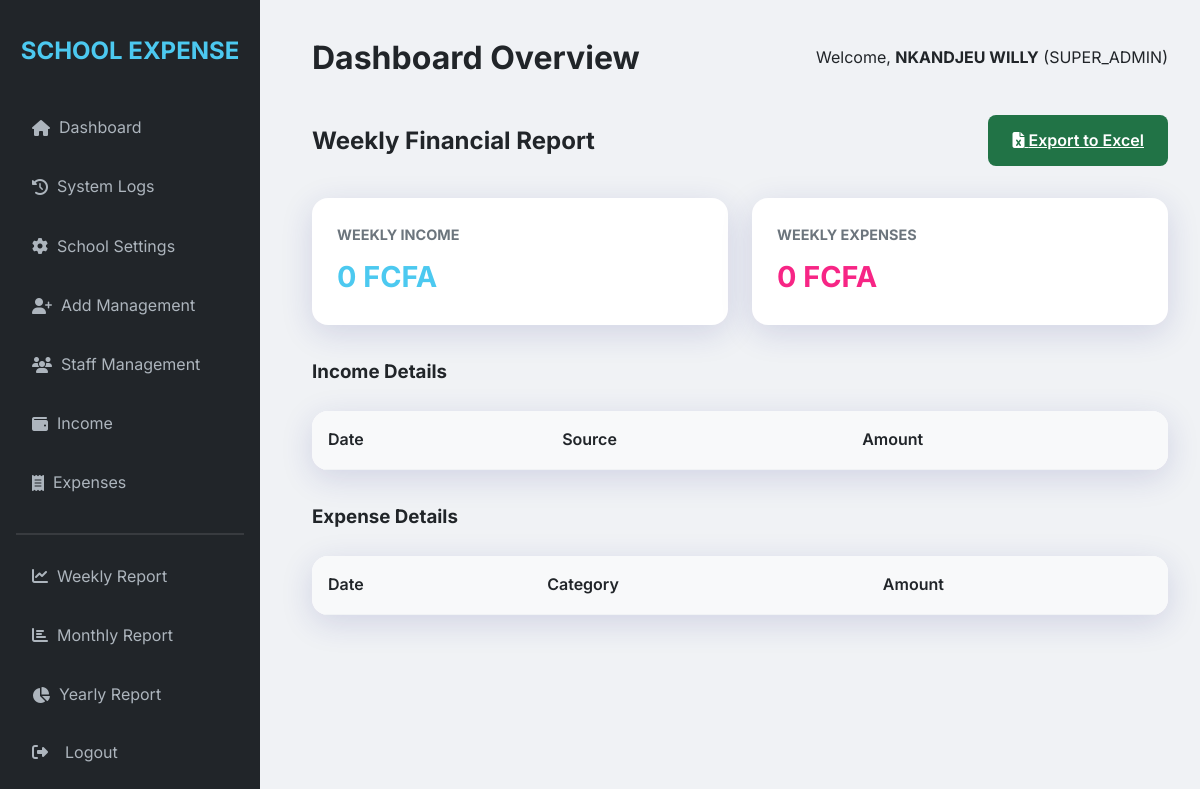
Page /reports/weekly (signed in) on the earlier database version.
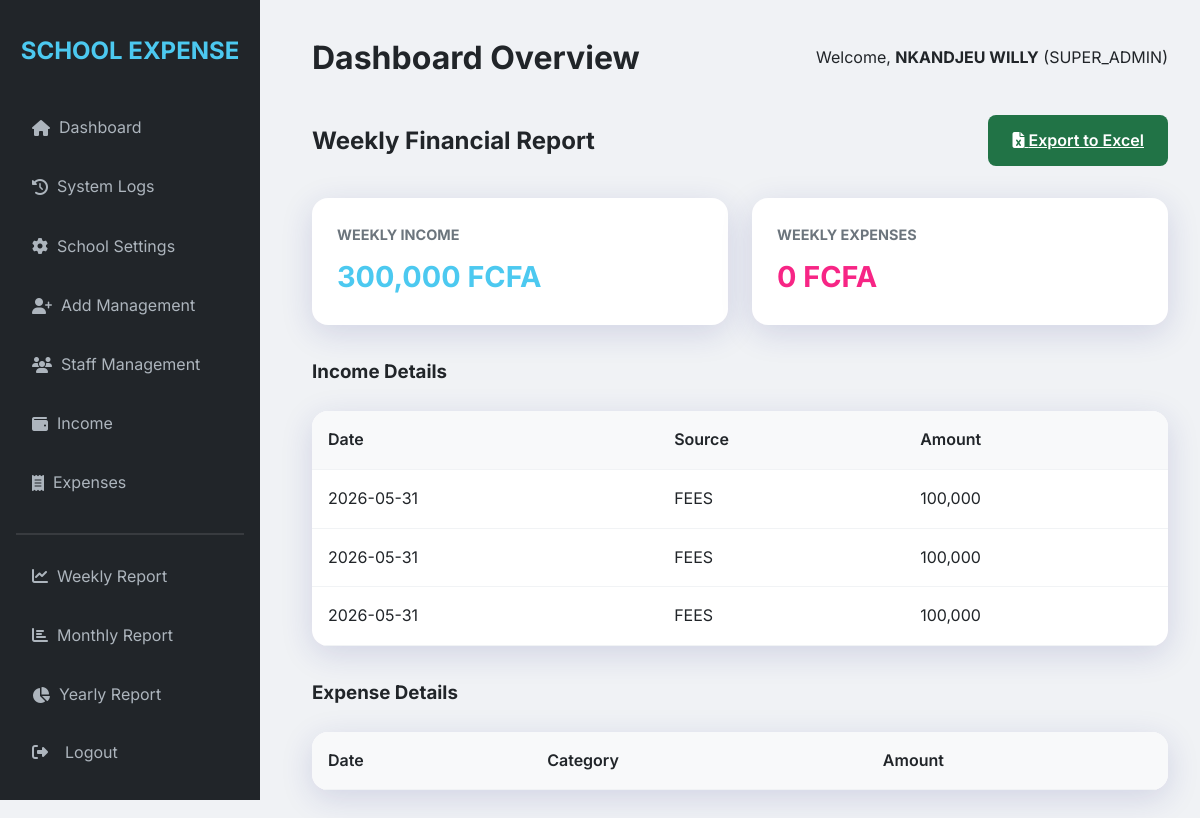
Same page on the later database version.
### models.py (models this page shows)
class Income(db.Model):
    id = db.Column(db.Integer, primary_key=True)
    amount = db.Column(db.Float, nullable=False)
    source = db.Column(db.String(100), nullable=False)
    student_name = db.Column(db.String(100))
    student_session = db.Column(db.String(100))  # Anglophone or Francophone
    student_class = db.Column(db.String(100))
    section = db.Column(db.String(100))
    pta_level = db.Column(db.String(100))
    description = db.Column(db.Text)
    date = db.Column(db.DateTime, default=datetime.utcnow)
    added_by = db.Column(db.Integer, db.ForeignKey('user.id'))

### routes.py (the view)
    @app.route('/reports/<type>')
    @login_required
    def view_report(type):
        if type == 'weekly':
            template_name = 'reports/weekly_report.html'
            start_date = datetime.utcnow() - timedelta(days=7)
        elif type == 'monthly':
            template_name = 'reports/monthly_report.html'
            start_date = datetime.utcnow() - timedelta(days=30)
        elif type == 'yearly':
            template_name = 'reports/yearly_report.html'
            start_date = datetime.utcnow() - timedelta(days=365)
        else:
            abort(404)
        incomes = Income.query.filter(Income.date >= start_date).all()
        expenses = Expense.query.filter(Expense.date >= start_date).all()
        return render_template(template_name, incomes=incomes, expenses=expenses)

### app.py (called while the page is built)
def create_app():
    app = Flask(__name__)
    app.config.from_object(Config)
    app.secret_key = app.config.get('SECRET_KEY')
    if app.config.get('ENV') == 'production' and app.secret_key in (None, '', 'change_this_dev_secret'):
        raise RuntimeError('SECRET_KEY must be set in environment for production deployment')
    CSRFProtect(app)
    db.init_app(app)
    login_manager = LoginManager()
    login_manager.login_view = 'login'
    login_manager.init_app(app)
    @login_manager.user_loader
    def load_user(user_id):
        return User.query.get(int(user_id))
    with app.app_context():
        db.create_all()
        fix_username_column(app)
        ensure_schema_columns(app)
        ensure_default_staff(app)
        ensure_default_school_settings(app)
        ensure_admin_user(app)
    register_routes(app)
    return app

### templates/reports/weekly_report.html (shortened to what this page needs)
{% extends "base.html" %}
{% block content %}
<div style="display: flex; justify-content: space-between; align-items: center; margin-bottom: 2rem;">
    <h2>Weekly Financial Report</h2>
    <a href="{{ url_for('export_excel', type='weekly') }}" class="btn btn-primary" style="background: #217346;"><i class="fas fa-file-excel"></i> Export to Excel</a>
</div>
<div class="stats-grid">
    <div class="card">
        <h3>Weekly Income</h3>
        <div class="value" style="color: var(--success);">{{ "{:,.0f}".format(incomes|sum(attribute='amount')) }} FCFA</div>
    </div>
    <div class="card">
        <h3>Weekly Expenses</h3>
        <div class="value" style="color: var(--warning);">{{ "{:,.0f}".format(expenses|sum(attribute='amount')) }} FCFA</div>
    </div>
</div>
<h3>Income Details</h3>
<div class="table-container" style="margin-bottom: 2rem;">
    <table>
        <thead>
            <tr><th>Date</th><th>Source</th><th>Amount</th></tr>
        </thead>
        <tbody>
            {% for income in incomes %}
            <tr><td>{{ income.date.strftime('%Y-%m-%d') }}</td><td>{{ income.source }}</td><td>{{ "{:,.0f}".format(income.amount) }}</td></tr>
            {% endfor %}
        </tbody>
    </table>
</div>
<h3>Expense Details</h3>
<div class="table-container">
    <table>
        <thead>
            <tr><th>Date</th><th>Category</th><th>Amount</th></tr>
        </thead>
    </table>
</div>
{% endblock %}

Differences in the rows shown:
added Income: date "2026-05-31", source "FEES", amount "100,000"
added Income: date "2026-05-31", source "FEES", amount "100,000"
added Income: date "2026-05-31", source "FEES", amount "100,000"
Other differences:
{{ "{:,.0f}".format(incomes|sum(attribute='amount')) }}: "0" → "300,000"
